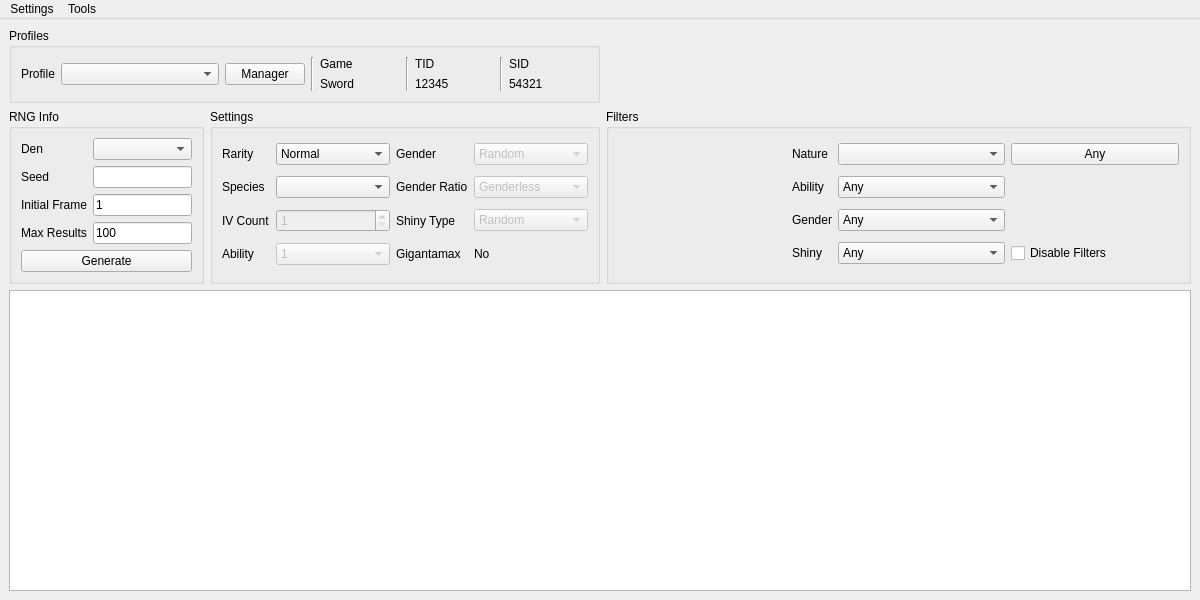
<?xml version="1.0" encoding="UTF-8"?>
<ui version="4.0">
 <class>MainWindow</class>
 <widget class="QMainWindow" name="MainWindow">
  <property name="geometry">
   <rect>
    <x>0</x>
    <y>0</y>
    <width>1200</width>
    <height>600</height>
   </rect>
  </property>
  <property name="minimumSize">
   <size>
    <width>1200</width>
    <height>600</height>
   </size>
  </property>
  <widget class="QWidget" name="centralwidget">
   <layout class="QGridLayout" name="gridLayout">
    <item row="1" column="0">
     <widget class="QGroupBox" name="groupBoxStationaryRNGInfo">
      <property name="sizePolicy">
       <sizepolicy hsizetype="Preferred" vsizetype="Minimum">
        <horstretch>1</horstretch>
        <verstretch>2</verstretch>
       </sizepolicy>
      </property>
      <property name="title">
       <string>RNG Info</string>
      </property>
      <layout class="QGridLayout" name="gridLayout_2">
       <item row="1" column="1">
        <widget class="TextBox" name="textBoxSeed"/>
       </item>
       <item row="3" column="1">
        <widget class="TextBox" name="textBoxInitialFrame">
         <property name="text">
          <string notr="true">1</string>
         </property>
        </widget>
       </item>
       <item row="5" column="0" colspan="2">
        <widget class="QPushButton" name="pushButtonGenerate">
         <property name="text">
          <string>Generate</string>
         </property>
        </widget>
       </item>
       <item row="3" column="0">
        <widget class="QLabel" name="label">
         <property name="sizePolicy">
          <sizepolicy hsizetype="Fixed" vsizetype="Preferred">
           <horstretch>0</horstretch>
           <verstretch>0</verstretch>
          </sizepolicy>
         </property>
         <property name="text">
          <string>Initial Frame</string>
         </property>
        </widget>
       </item>
       <item row="4" column="1">
        <widget class="TextBox" name="textBoxMaxResults">
         <property name="text">
          <string notr="true">100</string>
         </property>
        </widget>
       </item>
       <item row="1" column="0">
        <widget class="QLabel" name="labelSeed">
         <property name="sizePolicy">
          <sizepolicy hsizetype="Fixed" vsizetype="Preferred">
           <horstretch>0</horstretch>
           <verstretch>0</verstretch>
          </sizepolicy>
         </property>
         <property name="text">
          <string>Seed</string>
         </property>
        </widget>
       </item>
       <item row="4" column="0">
        <widget class="QLabel" name="labelMaxResults">
         <property name="sizePolicy">
          <sizepolicy hsizetype="Fixed" vsizetype="Preferred">
           <horstretch>0</horstretch>
           <verstretch>0</verstretch>
          </sizepolicy>
         </property>
         <property name="text">
          <string>Max Results</string>
         </property>
        </widget>
       </item>
       <item row="0" column="0">
        <widget class="QLabel" name="labelDen">
         <property name="sizePolicy">
          <sizepolicy hsizetype="Fixed" vsizetype="Preferred">
           <horstretch>0</horstretch>
           <verstretch>0</verstretch>
          </sizepolicy>
         </property>
         <property name="text">
          <string>Den</string>
         </property>
        </widget>
       </item>
       <item row="0" column="1">
        <widget class="QComboBox" name="comboBoxDen"/>
       </item>
      </layout>
     </widget>
    </item>
    <item row="1" column="1">
     <widget class="QGroupBox" name="groupBoxStationarySettings">
      <property name="sizePolicy">
       <sizepolicy hsizetype="Preferred" vsizetype="Minimum">
        <horstretch>2</horstretch>
        <verstretch>2</verstretch>
       </sizepolicy>
      </property>
      <property name="title">
       <string>Settings</string>
      </property>
      <layout class="QGridLayout" name="gridLayout_3">
       <item row="3" column="1">
        <widget class="QComboBox" name="comboBoxAbilityType">
         <property name="enabled">
          <bool>false</bool>
         </property>
         <item>
          <property name="text">
           <string notr="true">1</string>
          </property>
         </item>
         <item>
          <property name="text">
           <string notr="true">2</string>
          </property>
         </item>
         <item>
          <property name="text">
           <string notr="true">H</string>
          </property>
         </item>
         <item>
          <property name="text">
           <string notr="true">1/2</string>
          </property>
         </item>
         <item>
          <property name="text">
           <string notr="true">1/2/H</string>
          </property>
         </item>
        </widget>
       </item>
       <item row="2" column="3">
        <widget class="QComboBox" name="comboBoxShinyType">
         <property name="enabled">
          <bool>false</bool>
         </property>
         <item>
          <property name="text">
           <string>Random</string>
          </property>
         </item>
         <item>
          <property name="text">
           <string>Force shiny</string>
          </property>
         </item>
        </widget>
       </item>
       <item row="3" column="0">
        <widget class="QLabel" name="labelAbilityType">
         <property name="sizePolicy">
          <sizepolicy hsizetype="Fixed" vsizetype="Preferred">
           <horstretch>0</horstretch>
           <verstretch>0</verstretch>
          </sizepolicy>
         </property>
         <property name="text">
          <string>Ability</string>
         </property>
        </widget>
       </item>
       <item row="0" column="0">
        <widget class="QLabel" name="labelRarity">
         <property name="sizePolicy">
          <sizepolicy hsizetype="Fixed" vsizetype="Preferred">
           <horstretch>0</horstretch>
           <verstretch>0</verstretch>
          </sizepolicy>
         </property>
         <property name="text">
          <string>Rarity</string>
         </property>
        </widget>
       </item>
       <item row="1" column="0">
        <widget class="QLabel" name="labelSpecies">
         <property name="sizePolicy">
          <sizepolicy hsizetype="Fixed" vsizetype="Preferred">
           <horstretch>0</horstretch>
           <verstretch>0</verstretch>
          </sizepolicy>
         </property>
         <property name="text">
          <string>Species</string>
         </property>
        </widget>
       </item>
       <item row="1" column="3">
        <widget class="QComboBox" name="comboBoxGenderRatio">
         <property name="enabled">
          <bool>false</bool>
         </property>
         <item>
          <property name="text">
           <string>Genderless</string>
          </property>
         </item>
         <item>
          <property name="text">
           <string>Only ♂</string>
          </property>
         </item>
         <item>
          <property name="text">
           <string>Only ♀</string>
          </property>
         </item>
         <item>
          <property name="text">
           <string notr="true">12.5% ♀</string>
          </property>
         </item>
         <item>
          <property name="text">
           <string notr="true">25% ♀</string>
          </property>
         </item>
         <item>
          <property name="text">
           <string notr="true">50% ♀</string>
          </property>
         </item>
         <item>
          <property name="text">
           <string notr="true">75% ♀</string>
          </property>
         </item>
        </widget>
       </item>
       <item row="1" column="2">
        <widget class="QLabel" name="labelGenderRatio">
         <property name="sizePolicy">
          <sizepolicy hsizetype="Fixed" vsizetype="Preferred">
           <horstretch>0</horstretch>
           <verstretch>0</verstretch>
          </sizepolicy>
         </property>
         <property name="text">
          <string>Gender Ratio</string>
         </property>
        </widget>
       </item>
       <item row="3" column="3">
        <widget class="QLabel" name="labelGigantamaxValue">
         <property name="sizePolicy">
          <sizepolicy hsizetype="Preferred" vsizetype="Fixed">
           <horstretch>0</horstretch>
           <verstretch>0</verstretch>
          </sizepolicy>
         </property>
         <property name="text">
          <string>No</string>
         </property>
        </widget>
       </item>
       <item row="1" column="1">
        <widget class="QComboBox" name="comboBoxSpecies">
         <property name="enabled">
          <bool>true</bool>
         </property>
        </widget>
       </item>
       <item row="0" column="2">
        <widget class="QLabel" name="labelGenderType">
         <property name="sizePolicy">
          <sizepolicy hsizetype="Fixed" vsizetype="Preferred">
           <horstretch>0</horstretch>
           <verstretch>0</verstretch>
          </sizepolicy>
         </property>
         <property name="text">
          <string>Gender</string>
         </property>
        </widget>
       </item>
       <item row="2" column="1">
        <widget class="QSpinBox" name="spinBoxIVCount">
         <property name="enabled">
          <bool>false</bool>
         </property>
         <property name="minimum">
          <number>1</number>
         </property>
         <property name="maximum">
          <number>5</number>
         </property>
        </widget>
       </item>
       <item row="2" column="0">
        <widget class="QLabel" name="labelIVCount">
         <property name="sizePolicy">
          <sizepolicy hsizetype="Fixed" vsizetype="Preferred">
           <horstretch>0</horstretch>
           <verstretch>0</verstretch>
          </sizepolicy>
         </property>
         <property name="text">
          <string>IV Count</string>
         </property>
        </widget>
       </item>
       <item row="0" column="3">
        <widget class="QComboBox" name="comboBoxGenderType">
         <property name="enabled">
          <bool>false</bool>
         </property>
         <item>
          <property name="text">
           <string>Random</string>
          </property>
         </item>
         <item>
          <property name="text">
           <string notr="true">♂</string>
          </property>
         </item>
         <item>
          <property name="text">
           <string notr="true">♀</string>
          </property>
         </item>
         <item>
          <property name="text">
           <string>Genderless</string>
          </property>
         </item>
        </widget>
       </item>
       <item row="3" column="2">
        <widget class="QLabel" name="labelGigantamax">
         <property name="sizePolicy">
          <sizepolicy hsizetype="Fixed" vsizetype="Fixed">
           <horstretch>0</horstretch>
           <verstretch>0</verstretch>
          </sizepolicy>
         </property>
         <property name="text">
          <string>Gigantamax</string>
         </property>
        </widget>
       </item>
       <item row="0" column="1">
        <widget class="QComboBox" name="comboBoxRarity">
         <item>
          <property name="text">
           <string>Normal</string>
          </property>
         </item>
         <item>
          <property name="text">
           <string>Rare</string>
          </property>
         </item>
        </widget>
       </item>
       <item row="2" column="2">
        <widget class="QLabel" name="labelShinyType">
         <property name="text">
          <string>Shiny Type</string>
         </property>
        </widget>
       </item>
      </layout>
     </widget>
    </item>
    <item row="1" column="2">
     <widget class="QGroupBox" name="groupBoxStationaryFilter">
      <property name="sizePolicy">
       <sizepolicy hsizetype="Preferred" vsizetype="Minimum">
        <horstretch>3</horstretch>
        <verstretch>2</verstretch>
       </sizepolicy>
      </property>
      <property name="title">
       <string>Filters</string>
      </property>
      <layout class="QGridLayout" name="gridLayout_11">
       <item row="1" column="1">
        <widget class="QLabel" name="labelAbility">
         <property name="sizePolicy">
          <sizepolicy hsizetype="Fixed" vsizetype="Preferred">
           <horstretch>0</horstretch>
           <verstretch>0</verstretch>
          </sizepolicy>
         </property>
         <property name="text">
          <string>Ability</string>
         </property>
        </widget>
       </item>
       <item row="0" column="3">
        <widget class="QPushButton" name="pushButtonAnyNature">
         <property name="text">
          <string>Any</string>
         </property>
        </widget>
       </item>
       <item row="2" column="1">
        <widget class="QLabel" name="labelGender">
         <property name="sizePolicy">
          <sizepolicy hsizetype="Fixed" vsizetype="Preferred">
           <horstretch>0</horstretch>
           <verstretch>0</verstretch>
          </sizepolicy>
         </property>
         <property name="text">
          <string>Gender</string>
         </property>
        </widget>
       </item>
       <item row="0" column="2">
        <widget class="CheckList" name="comboBoxNature"/>
       </item>
       <item row="2" column="2">
        <widget class="QComboBox" name="comboBoxGender">
         <item>
          <property name="text">
           <string>Any</string>
          </property>
         </item>
         <item>
          <property name="text">
           <string notr="true">♂</string>
          </property>
         </item>
         <item>
          <property name="text">
           <string notr="true">♀</string>
          </property>
         </item>
        </widget>
       </item>
       <item row="0" column="1">
        <widget class="QLabel" name="labelNature">
         <property name="sizePolicy">
          <sizepolicy hsizetype="Fixed" vsizetype="Preferred">
           <horstretch>0</horstretch>
           <verstretch>0</verstretch>
          </sizepolicy>
         </property>
         <property name="frameShape">
          <enum>QFrame::NoFrame</enum>
         </property>
         <property name="text">
          <string>Nature</string>
         </property>
        </widget>
       </item>
       <item row="1" column="2">
        <widget class="QComboBox" name="comboBoxAbility">
         <item>
          <property name="text">
           <string>Any</string>
          </property>
         </item>
         <item>
          <property name="text">
           <string notr="true">1</string>
          </property>
         </item>
         <item>
          <property name="text">
           <string notr="true">2</string>
          </property>
         </item>
        </widget>
       </item>
       <item row="0" column="0" rowspan="4">
        <widget class="IVFilter" name="ivFilter" native="true"/>
       </item>
       <item row="3" column="3">
        <widget class="QCheckBox" name="checkBoxDisableFilters">
         <property name="text">
          <string>Disable Filters</string>
         </property>
        </widget>
       </item>
       <item row="3" column="2">
        <widget class="QComboBox" name="comboBoxShiny">
         <item>
          <property name="text">
           <string>Any</string>
          </property>
         </item>
         <item>
          <property name="text">
           <string>Star</string>
          </property>
         </item>
         <item>
          <property name="text">
           <string>Square</string>
          </property>
         </item>
         <item>
          <property name="text">
           <string>Star/Square</string>
          </property>
         </item>
        </widget>
       </item>
       <item row="3" column="1">
        <widget class="QLabel" name="labelShiny">
         <property name="sizePolicy">
          <sizepolicy hsizetype="Fixed" vsizetype="Preferred">
           <horstretch>0</horstretch>
           <verstretch>0</verstretch>
          </sizepolicy>
         </property>
         <property name="text">
          <string>Shiny</string>
         </property>
        </widget>
       </item>
      </layout>
     </widget>
    </item>
    <item row="2" column="0" colspan="3">
     <widget class="TableView" name="tableView">
      <property name="sizePolicy">
       <sizepolicy hsizetype="Expanding" vsizetype="Expanding">
        <horstretch>0</horstretch>
        <verstretch>5</verstretch>
       </sizepolicy>
      </property>
      <property name="contextMenuPolicy">
       <enum>Qt::CustomContextMenu</enum>
      </property>
      <attribute name="horizontalHeaderDefaultSectionSize">
       <number>60</number>
      </attribute>
      <attribute name="verticalHeaderVisible">
       <bool>false</bool>
      </attribute>
     </widget>
    </item>
    <item row="0" column="0" colspan="2">
     <widget class="QGroupBox" name="groupBoxProfile">
      <property name="sizePolicy">
       <sizepolicy hsizetype="Preferred" vsizetype="Fixed">
        <horstretch>0</horstretch>
        <verstretch>1</verstretch>
       </sizepolicy>
      </property>
      <property name="title">
       <string>Profiles</string>
      </property>
      <layout class="QGridLayout" name="gridLayout_15">
       <item row="0" column="4" colspan="3">
        <layout class="QGridLayout" name="gridLayout_4" columnstretch="1,2,1,0,1,0,1,0,1">
         <item row="0" column="4">
          <widget class="QLabel" name="labelProfileGame">
           <property name="text">
            <string>Game</string>
           </property>
          </widget>
         </item>
         <item row="0" column="5" rowspan="2">
          <widget class="Line" name="line_3">
           <property name="orientation">
            <enum>Qt::Vertical</enum>
           </property>
          </widget>
         </item>
         <item row="0" column="3" rowspan="2">
          <widget class="Line" name="line">
           <property name="orientation">
            <enum>Qt::Vertical</enum>
           </property>
          </widget>
         </item>
         <item row="1" column="8">
          <widget class="QLabel" name="labelProfileSIDValue">
           <property name="text">
            <string notr="true">54321</string>
           </property>
          </widget>
         </item>
         <item row="0" column="6">
          <widget class="QLabel" name="labelProfileTID">
           <property name="text">
            <string>TID</string>
           </property>
          </widget>
         </item>
         <item row="1" column="4">
          <widget class="QLabel" name="labelProfileGameValue">
           <property name="text">
            <string>Sword</string>
           </property>
          </widget>
         </item>
         <item row="0" column="7" rowspan="2">
          <widget class="Line" name="line_2">
           <property name="orientation">
            <enum>Qt::Vertical</enum>
           </property>
          </widget>
         </item>
         <item row="1" column="6">
          <widget class="QLabel" name="labelProfileTIDValue">
           <property name="text">
            <string notr="true">12345</string>
           </property>
          </widget>
         </item>
         <item row="0" column="8">
          <widget class="QLabel" name="labelProfileSID">
           <property name="text">
            <string>SID</string>
           </property>
          </widget>
         </item>
         <item row="0" column="1" rowspan="2">
          <widget class="QComboBox" name="comboBoxProfiles"/>
         </item>
         <item row="0" column="2" rowspan="2">
          <widget class="QPushButton" name="pushButtonProfileManager">
           <property name="text">
            <string>Manager</string>
           </property>
          </widget>
         </item>
         <item row="0" column="0" rowspan="2">
          <widget class="QLabel" name="labelProfile">
           <property name="sizePolicy">
            <sizepolicy hsizetype="Fixed" vsizetype="Preferred">
             <horstretch>0</horstretch>
             <verstretch>0</verstretch>
            </sizepolicy>
           </property>
           <property name="text">
            <string>Profile</string>
           </property>
          </widget>
         </item>
        </layout>
       </item>
      </layout>
     </widget>
    </item>
   </layout>
  </widget>
  <widget class="QMenuBar" name="menubar">
   <property name="geometry">
    <rect>
     <x>0</x>
     <y>0</y>
     <width>1200</width>
     <height>20</height>
    </rect>
   </property>
   <widget class="QMenu" name="menuSettings">
    <property name="title">
     <string>Settings</string>
    </property>
    <widget class="QMenu" name="menuStyle">
     <property name="title">
      <string>Style</string>
     </property>
     <addaction name="actionDark"/>
     <addaction name="actionLight"/>
    </widget>
    <widget class="QMenu" name="menuLanguage">
     <property name="title">
      <string>Language</string>
     </property>
     <addaction name="actionGerman"/>
     <addaction name="actionEnglish"/>
     <addaction name="actionSpanish"/>
     <addaction name="actionFrench"/>
     <addaction name="actionItalian"/>
     <addaction name="actionJapanese"/>
     <addaction name="actionKorean"/>
     <addaction name="actionPortuguese"/>
     <addaction name="actionChineseTraditional"/>
     <addaction name="actionChinese"/>
    </widget>
    <widget class="QMenu" name="menuThread">
     <property name="title">
      <string>Thread</string>
     </property>
    </widget>
    <addaction name="menuLanguage"/>
    <addaction name="menuStyle"/>
    <addaction name="menuThread"/>
   </widget>
   <widget class="QMenu" name="menuTools">
    <property name="title">
     <string>Tools</string>
    </property>
    <addaction name="actionDenMap"/>
    <addaction name="actionDownloadEventData"/>
    <addaction name="actionEncounterLookup"/>
    <addaction name="actionIVCalculator"/>
    <addaction name="actionSeedCalculator"/>
   </widget>
   <addaction name="menuSettings"/>
   <addaction name="menuTools"/>
  </widget>
  <action name="actionDark">
   <property name="checkable">
    <bool>true</bool>
   </property>
   <property name="text">
    <string>Dark</string>
   </property>
  </action>
  <action name="actionLight">
   <property name="checkable">
    <bool>true</bool>
   </property>
   <property name="text">
    <string>Light</string>
   </property>
  </action>
  <action name="actionGerman">
   <property name="checkable">
    <bool>true</bool>
   </property>
   <property name="text">
    <string>German</string>
   </property>
  </action>
  <action name="actionEnglish">
   <property name="checkable">
    <bool>true</bool>
   </property>
   <property name="text">
    <string>English</string>
   </property>
  </action>
  <action name="actionSpanish">
   <property name="checkable">
    <bool>true</bool>
   </property>
   <property name="text">
    <string>Spanish</string>
   </property>
  </action>
  <action name="actionFrench">
   <property name="checkable">
    <bool>true</bool>
   </property>
   <property name="text">
    <string>French</string>
   </property>
  </action>
  <action name="actionItalian">
   <property name="checkable">
    <bool>true</bool>
   </property>
   <property name="text">
    <string>Italian</string>
   </property>
  </action>
  <action name="actionJapanese">
   <property name="checkable">
    <bool>true</bool>
   </property>
   <property name="text">
    <string>Japanese</string>
   </property>
  </action>
  <action name="actionKorean">
   <property name="checkable">
    <bool>true</bool>
   </property>
   <property name="text">
    <string>Korean</string>
   </property>
  </action>
  <action name="actionChinese">
   <property name="checkable">
    <bool>true</bool>
   </property>
   <property name="text">
    <string>Chinese</string>
   </property>
  </action>
  <action name="actionDenMap">
   <property name="text">
    <string>Den Map</string>
   </property>
  </action>
  <action name="actionIVCalculator">
   <property name="text">
    <string>IV Calculator</string>
   </property>
  </action>
  <action name="actionSeedCalculator">
   <property name="text">
    <string>Seed Calculator</string>
   </property>
  </action>
  <action name="actionEncounterLookup">
   <property name="text">
    <string>Encounter Lookup</string>
   </property>
  </action>
  <action name="actionChineseTraditional">
   <property name="checkable">
    <bool>true</bool>
   </property>
   <property name="text">
    <string>Chinese Traditional</string>
   </property>
  </action>
  <action name="actionDownloadEventData">
   <property name="text">
    <string>Download Event Data</string>
   </property>
  </action>
  <action name="actionPortuguese">
   <property name="checkable">
    <bool>true</bool>
   </property>
   <property name="text">
    <string>Portuguese</string>
   </property>
  </action>
 </widget>
 <customwidgets>
  <customwidget>
   <class>TextBox</class>
   <extends>QLineEdit</extends>
   <header>Forms/Controls/TextBox.hpp</header>
  </customwidget>
  <customwidget>
   <class>TableView</class>
   <extends>QTableView</extends>
   <header>Forms/Controls/TableView.hpp</header>
  </customwidget>
  <customwidget>
   <class>IVFilter</class>
   <extends>QWidget</extends>
   <header>Forms/Controls/IVFilter.hpp</header>
   <container>1</container>
  </customwidget>
  <customwidget>
   <class>CheckList</class>
   <extends>QComboBox</extends>
   <header>Forms/Controls/CheckList.hpp</header>
   <slots>
    <slot>resetChecks()</slot>
   </slots>
  </customwidget>
 </customwidgets>
 <tabstops>
  <tabstop>comboBoxDen</tabstop>
  <tabstop>textBoxSeed</tabstop>
  <tabstop>textBoxInitialFrame</tabstop>
  <tabstop>textBoxMaxResults</tabstop>
  <tabstop>pushButtonGenerate</tabstop>
  <tabstop>comboBoxRarity</tabstop>
  <tabstop>comboBoxSpecies</tabstop>
  <tabstop>spinBoxIVCount</tabstop>
  <tabstop>comboBoxAbilityType</tabstop>
  <tabstop>comboBoxGenderType</tabstop>
  <tabstop>comboBoxGenderRatio</tabstop>
  <tabstop>comboBoxShinyType</tabstop>
  <tabstop>comboBoxNature</tabstop>
  <tabstop>pushButtonAnyNature</tabstop>
  <tabstop>comboBoxAbility</tabstop>
  <tabstop>comboBoxGender</tabstop>
  <tabstop>comboBoxShiny</tabstop>
  <tabstop>checkBoxDisableFilters</tabstop>
  <tabstop>tableView</tabstop>
 </tabstops>
 <resources/>
 <connections>
  <connection>
   <sender>pushButtonAnyNature</sender>
   <signal>clicked()</signal>
   <receiver>comboBoxNature</receiver>
   <slot>resetChecks()</slot>
   <hints>
    <hint type="sourcelabel">
     <x>1081</x>
     <y>173</y>
    </hint>
    <hint type="destinationlabel">
     <x>1020</x>
     <y>173</y>
    </hint>
   </hints>
  </connection>
 </connections>
</ui>
